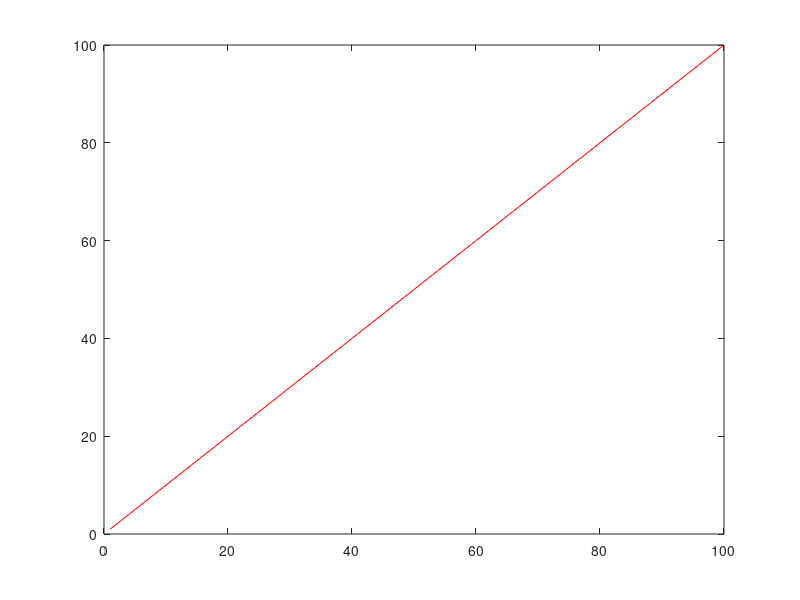

The MATLAB source for this figure:
% Regression test function (black box) for loglog
% This function is autogenerated by helpgen.py
function bbtest_success = bbtest_handle_loglog
  bbtest_success = 1;
NumErrors = 0;
try
  x = linspace(1,100);
catch
  NumErrors = NumErrors + 1;
end
try
  y = x;
catch
  NumErrors = NumErrors + 1;
end
try
  plot(x,y,'r-');
catch
  NumErrors = NumErrors + 1;
end
try
  mprint loglog1
catch
  NumErrors = NumErrors + 1;
end
if (NumErrors ~= 0) bbtest_success = 0; return; end
NumErrors = 0;
try
  loglog(x,y,'r-');
catch
  NumErrors = NumErrors + 1;
end
try
  mprint loglog2
catch
  NumErrors = NumErrors + 1;
end
if (NumErrors ~= 0) bbtest_success = 0; return; end
